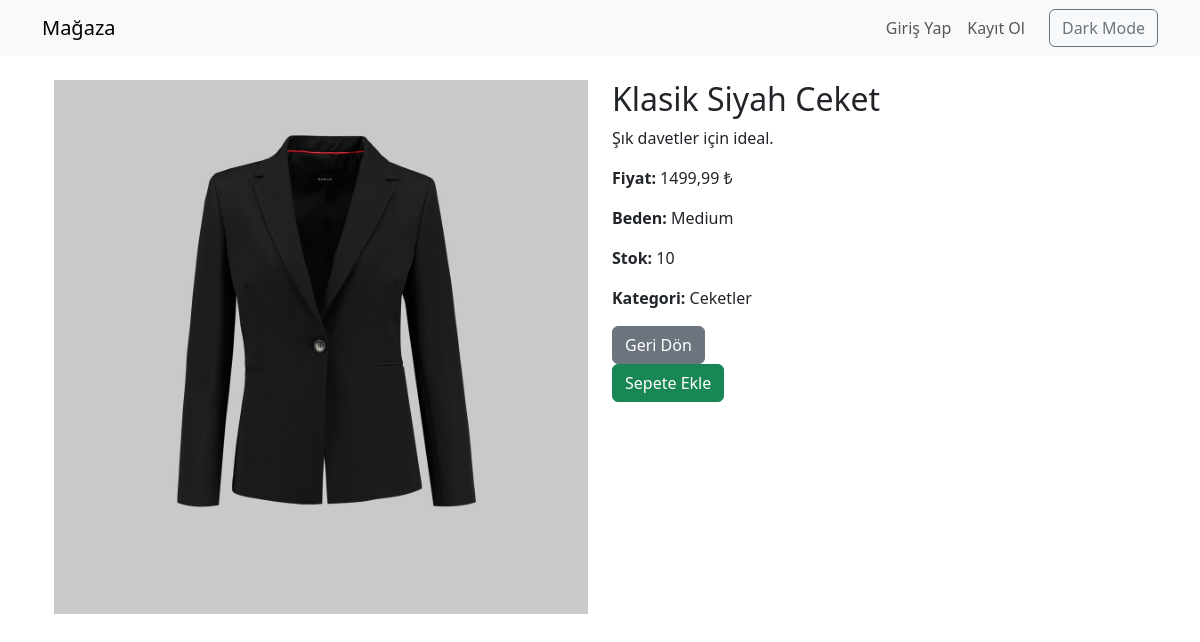
Screenshot of /product/4/klasik-siyah-ceket/ with the database file from the repository.
### store/models.py (models this page shows, shortened)
class Product(models.Model):
    SIZE_CHOICES = [
        ('S', 'Small'),
        ('M', 'Medium'),
        ('L', 'Large'),
        ('XL', 'X-Large'),
    ]
    category = models.ForeignKey(Category, on_delete=models.CASCADE)
    name = models.CharField(max_length=200)
    slug = models.SlugField(unique=True)
    description = models.TextField(blank=True)
    price = models.DecimalField(max_digits=10, decimal_places=2)
    stock = models.PositiveIntegerField(default=0)
    size = models.CharField(max_length=2, choices=SIZE_CHOICES, default='M')
    available = models.BooleanField(default=True)
    image = models.ImageField(upload_to='products/', blank=True, null=True)
    created_at = models.DateTimeField(auto_now_add=True)
    updated_at = models.DateTimeField(auto_now=True)

class Category(models.Model):
    name = models.CharField(max_length=200, unique=True)
    slug = models.SlugField(max_length=200, unique=True)

### store/views.py (the view)
# urls.py: path('product/<int:id>/<slug:slug>/', views.product_detail, name='product_detail'),
def product_detail(request, id, slug):
    product = get_object_or_404(Product, id=id, slug=slug, available=True)
    return render(request, 'store/product_detail.html', {'product': product})

### store/templates/store/product_detail.html (shortened to what this page needs)
{% extends 'base.html' %}
{% block content %}
<div class="container mt-4">
  <div class="row">
    <div class="col-md-6">
      {% if product.image %}
      <img src="{{ product.image.url }}" class="img-fluid" alt="{{ product.name }}">
      {% else %}
      <img src="https://via.placeholder.com/600x600" class="img-fluid" alt="No Image">
      {% endif %}
    </div>
    <div class="col-md-6">
      <h2>{{ product.name }}</h2>
      <p>{{ product.description }}</p>
      <p><strong>Fiyat:</strong> {{ product.price }} ₺</p>
      <p><strong>Beden:</strong> {{ product.get_size_display }}</p>
      <p><strong>Stok:</strong> {{ product.stock }}</p>
      <p><strong>Kategori:</strong> {{ product.category.name }}</p>
      <a href="{% url 'store:product_list' %}" class="btn btn-secondary">Geri Dön</a>
<form method="post" action="{% url 'store:add_to_cart' product.id %}">
  <button type="submit" class="btn btn-success">Sepete Ekle</button>
</form>
    </div>
  </div>
</div>
{% endblock %}

### rows the page displays
Product: image (picture), name "Klasik Siyah Ceket", description "Şık davetler için ideal.", price "1499,99", size "Medium", stock "10", category.name "Ceketler"
